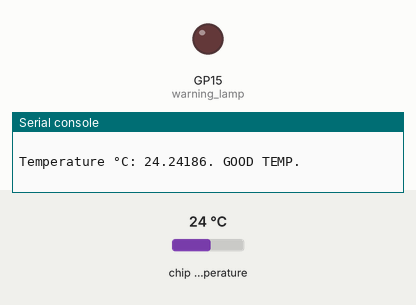
A program run on a simulated Raspberry Pi Pico running MicroPython. On the bench: output pins drawn as LEDs (lit = HIGH), the last lines printed to the serial console. Wiring (from the project's diagram.json): red LED on GP15. Inputs (shaded band) come from the test bench; at power-on: chip temperature 24 °C. Files the program writes start out absent.

Above: at 1.7 s.
1.8 s: chip temperature set to 28 °C
At 6.2 s:
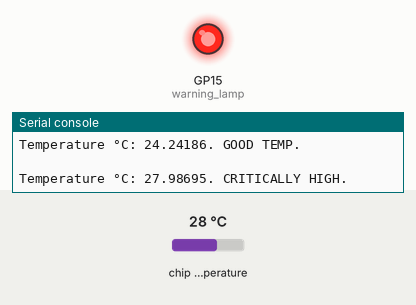
7.8 s: chip temperature set to 1 °C
At 11.2 s:
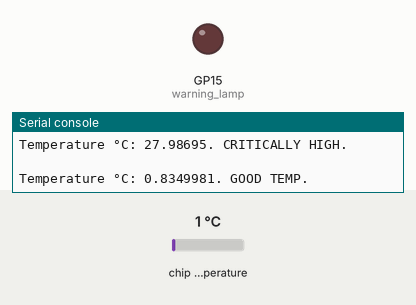
13.8 s: chip temperature set to 34 °C
At 16.3 s:
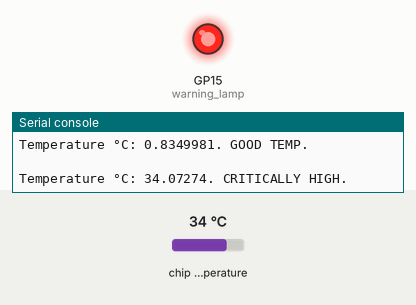
Timing chart, 0 to 17.8 s (numbered marks = the images above; inputs shaded):
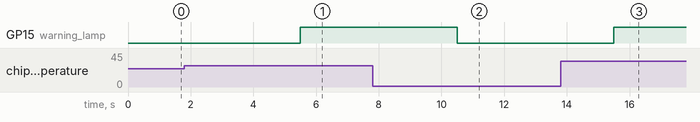

The program:

main.py
```python
from machine import ADC, Pin
import time

time.sleep(.5)

temp_sensor = ADC(ADC.CORE_TEMP)
warning_lamp = Pin(15, Pin.OUT)


# analog -> digital -> voltage -> temp C

VOLTAGE_FACTOR = 3.3/65536
THRESHOLD = 27

with open("temps.txt", "w") as file:
    while True:
        adc_voltage = temp_sensor.read_u16() * VOLTAGE_FACTOR
        temp_celcius = 27 - (adc_voltage-0.706)/0.001721

        temp_log = f"\nTemperature °C: {temp_celcius}. "

        if temp_celcius > THRESHOLD:
            temp_log += "CRITICALLY HIGH."
            warning_lamp.value(1)
        else:
            temp_log += "GOOD TEMP."
            warning_lamp.value(0)

        file.write(temp_log)
        file.flush()
        print(temp_log)
        time.sleep(5)
    
```

Measured:
- the behaviour switches between 26 and 27 °C on chip temperature (found by bisection; images 0 and 1)
- after the input at 1.8 s, GP15 (warning_lamp): LOW → HIGH after 3.7 s
- after the input at 7.8 s, GP15 (warning_lamp): HIGH → LOW after 2.7 s
- after the input at 13.8 s, GP15 (warning_lamp): LOW → HIGH after 1.7 s
